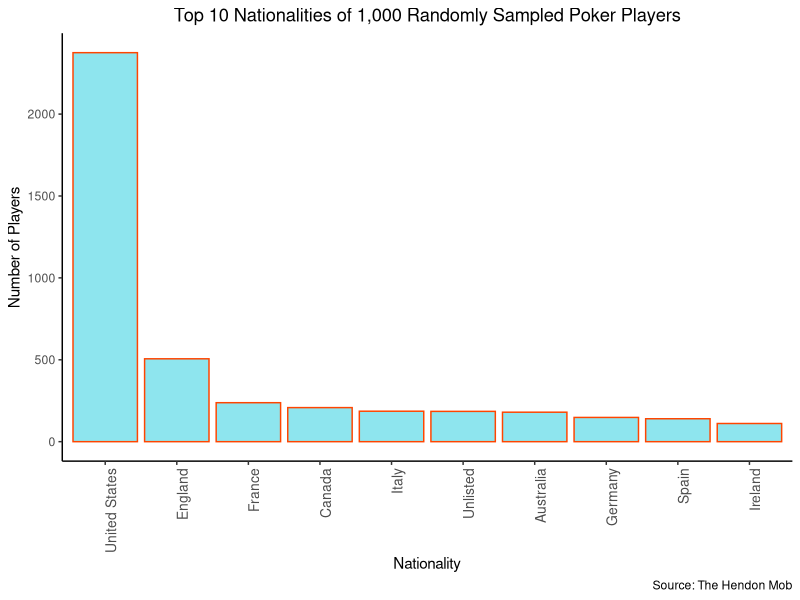
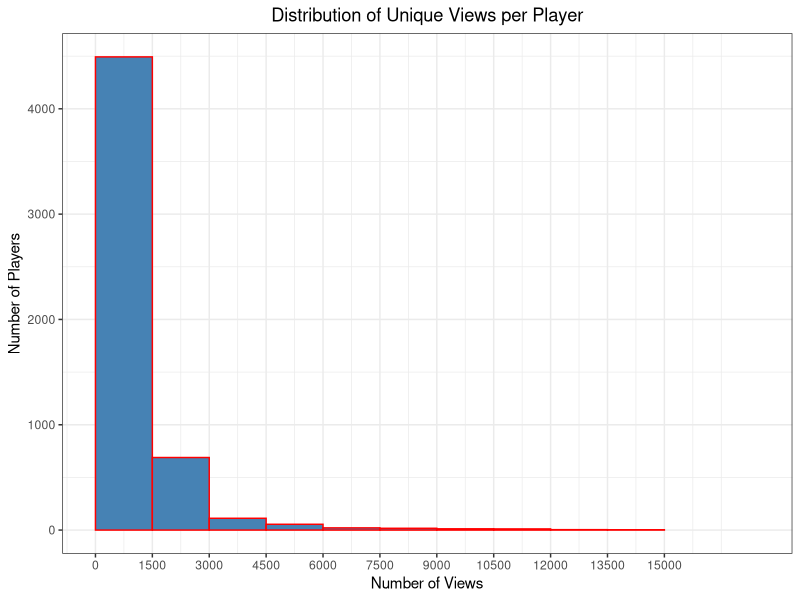
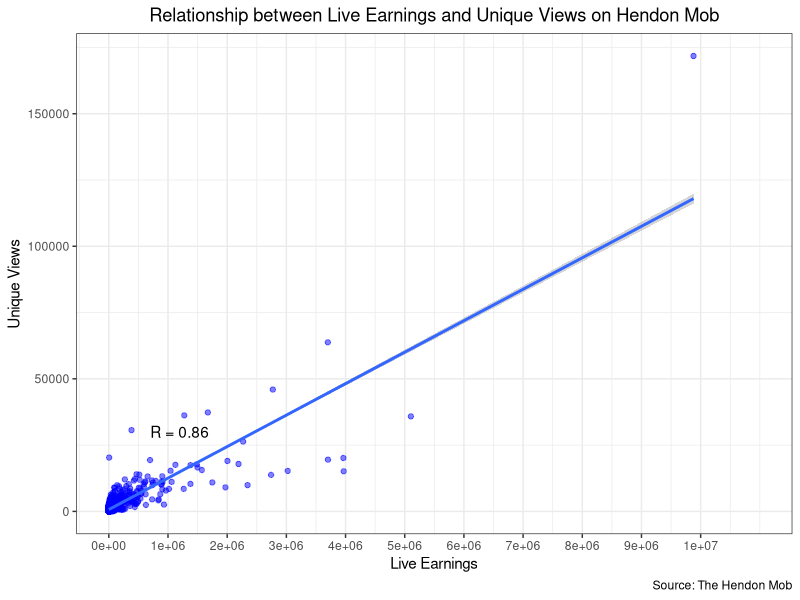
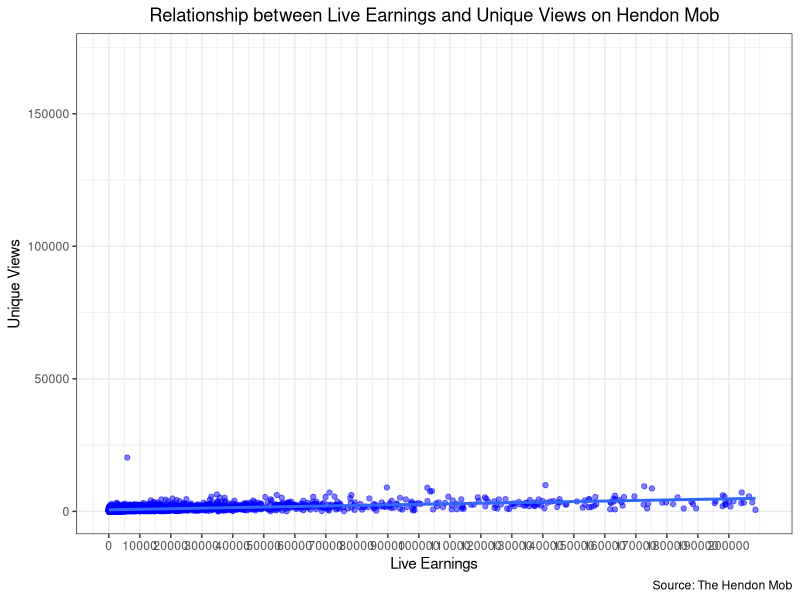
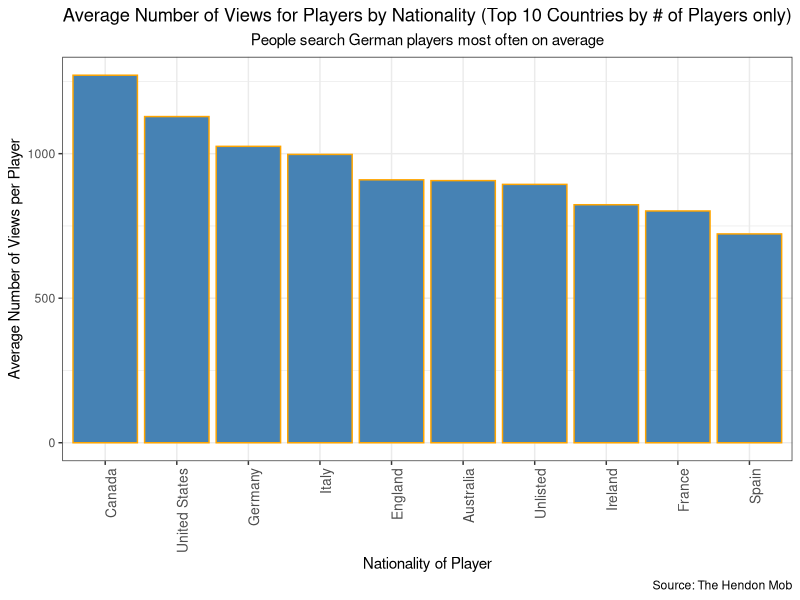
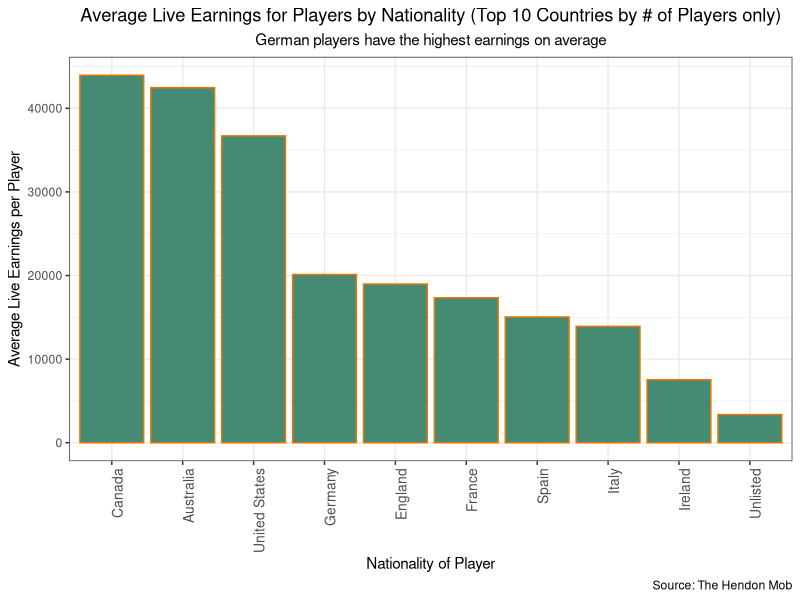
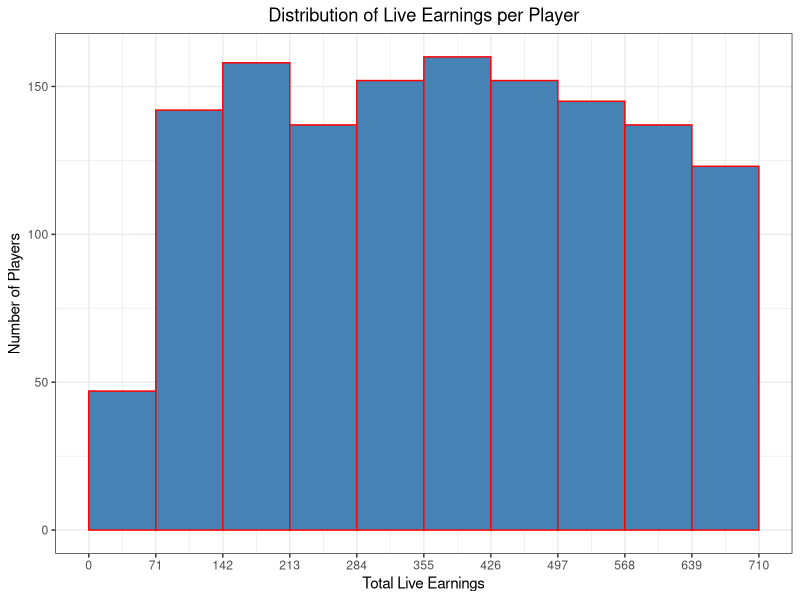
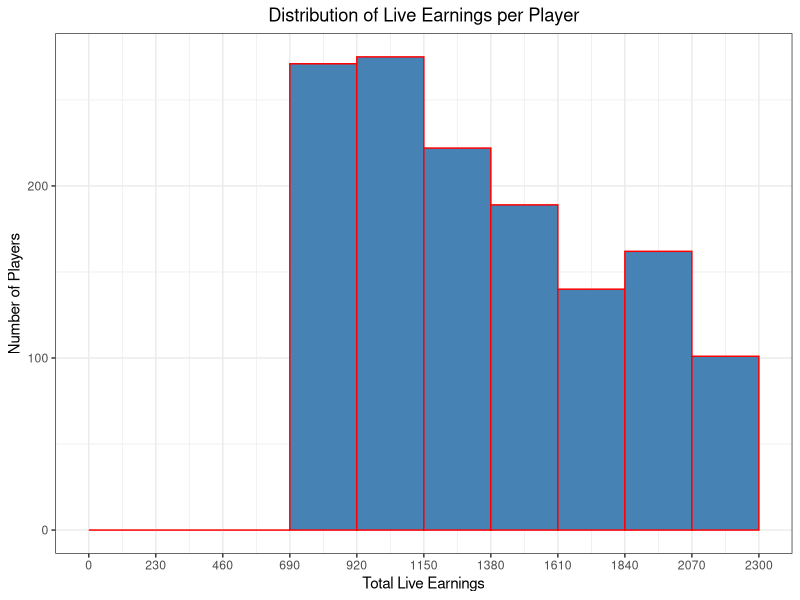

The R script that drew these images, in order: (Note: this script raises an error after producing the figures.)

# Data and Library Load ---------------------------------------------------

library(tidyverse)
library(lubridate)

#Distribution of countries in DB
#Distribution of total earnings
#Distribution of number of outliers
#Distribution of average time between cashes
#Distribution of time between outlier and next cash
#Buy-ins? (This is difficult with Hendon Mob)
#Cashes/year
#What can we say and what can we not say with Hendon Mob Data??

hendon_summaries_df <- read_csv("hendon_summaries.csv")

hendon_summaries_df <- hendon_summaries_df %>%
  mutate(new_name = case_when(is.na(name) == TRUE ~ nationality, is.na(name) == FALSE ~ name)) %>%
  mutate(new_nationality = case_when(is.na(name) == TRUE ~ "Unlisted", is.na(name) == FALSE ~ nationality)) %>%
  mutate(average_cash = round(sum_of_cashes/number_of_cashes, 2)) %>%
  mutate(average_placement = round(average_placement), 2) %>%
  mutate(average_buy_in = round(average_buy_in), 2) %>%
  mutate(last_date = as_date(last_date)) %>%
  mutate(first_date = as_date(first_date)) %>%
  mutate(years_played = round((last_date - first_date)/365.25,2)) %>%
  mutate(average_time_btwn_cash = round((last_date - first_date)/number_of_cashes), 2) %>%
  mutate(average_time_btwn_cash = as.numeric(average_time_btwn_cash)) %>%
  mutate(binks_proportion = round(number_of_binks/number_of_cashes * 100, 2)) %>%
  select(name = new_name, nationality = new_nationality, average_buy_in, 
         number_of_cashes, sum_of_cashes, average_cash, average_placement, number_of_binks,
         binks_proportion, number_of_countries_cashed, first_date, last_date, years_played, 
         average_time_btwn_cash, unique_views) %>%
  arrange(desc(sum_of_cashes)) %>%
  mutate(quantile = ntile(sum_of_cashes, 4)) 

#average time between cash interpreted as "he has a cash once every X days on average"

first_hendon_mob_quantile <- hendon_summaries_df %>%
  filter(quantile == 1)

second_hendon_mob_quantile <- hendon_summaries_df %>%
  filter(quantile == 2)

third_hendon_mob_quantile <- hendon_summaries_df %>%
  filter(quantile == 3)

fourth_hendon_mob_quantile <- hendon_summaries_df %>%
  filter(quantile == 4)



# Nationalities in the dataset --------------------------------------------


nationality_summary <- hendon_summaries_df %>%
  group_by(nationality) %>%
  summarise(number = n()) %>%
  arrange(desc(number)) %>%
  top_n(10, number)

top_nationality_plot <- ggplot(data=nationality_summary, aes(x=reorder(nationality, -number), y = number))

top_nationality_plot + geom_bar(stat = "identity", fill = "cadetblue2", col = "orangered1" ) + 
  labs(x = "Nationality", y = "Number of Players", 
       title = "Top 10 Nationalities of 1,000 Randomly Sampled Poker Players", caption = "Source: The Hendon Mob") +
  theme_classic() + 
  theme(plot.title = element_text(hjust = 0.5)) + 
  theme(axis.text.x = element_text(angle=90, hjust=1, size = 10)) 



# Distribution of unique views --------------------------------------------

range(hendon_summaries_df$unique_views)

unique_views_plot <- ggplot(hendon_summaries_df, aes(unique_views))

unique_views_plot + 
  theme_bw() + 
  geom_histogram(breaks=seq(0, 15000, by=1500), col="red", fill="steelblue", alpha = 1) + 
  scale_x_continuous(breaks = seq(0,15000, by = 1500), limits = c(0,17500)) + 
  labs(x = "Number of Views", y = "Number of Players", title = "Distribution of Unique Views per Player") + 
  theme(plot.title = element_text(hjust = 0.5))



# Relationship between views and cashes -----------------------------------

range(hendon_summaries_df$sum_of_cashes)

cor(hendon_summaries_df$sum_of_cashes, hendon_summaries_df$unique_views, method = "pearson") 

cashes_and_views_plot <- ggplot(hendon_summaries_df, aes(x = sum_of_cashes, y = unique_views))

cashes_and_views_plot + 
  theme_bw() +
  geom_point(col = "blue", alpha = .5) +
  scale_x_continuous(breaks = seq(0,10000000, by = 1000000), limits = c(0,11000000)) +
  labs(x = "Live Earnings", y = "Unique Views", title = "Relationship between Live Earnings and Unique Views on Hendon Mob", caption = "Source: The Hendon Mob") + 
  theme(plot.title = element_text(hjust = 0.5)) +
  geom_smooth(method = "lm") +
  annotate("text", x = 1200000, y = 30000, label = "R = 0.86")


cashes_and_views_plot + 
  theme_bw() +
  geom_point(col = "blue", alpha = .5) +
  scale_x_continuous(breaks = seq(0,200000, by = 10000), limits = c(0,210000)) +
  labs(x = "Live Earnings", y = "Unique Views", title = "Relationship between Live Earnings and Unique Views on Hendon Mob", caption = "Source: The Hendon Mob") + 
  theme(plot.title = element_text(hjust = 0.5)) +
  geom_smooth(method = "lm")

 
#slope of line gets smaller as we reduce live earnings. Unique views increase more as you increase live earnings,
#somewhat exponential growth.


# Unique views per country ------------------------------------------------


unique_views_country_summary <- hendon_summaries_df %>%
  group_by(nationality) %>%
  summarise(average_unique_views = mean(unique_views), number_of_players = n())


unique_views_country_summary_top_10 <- unique_views_country_summary %>%
  top_n(10, number_of_players)

#average unique views for top 10 countries by number_of_players

average_unique_views_plot <- ggplot(data = unique_views_country_summary_top_10 , aes(x=reorder(nationality, - average_unique_views), y = average_unique_views))

average_unique_views_plot + geom_bar(stat = "identity", fill = "steelblue", col = "orange") + 
  labs(x = "Nationality of Player", y = "Average Number of Views per Player", 
       title = "Average Number of Views for Players by Nationality (Top 10 Countries by # of Players only)", subtitle = "People search German players most often on average", caption = "Source: The Hendon Mob") +
  theme_bw() + 
  theme(plot.title = element_text(hjust = 0.5)) + 
  theme(plot.subtitle = element_text(hjust = 0.5)) +
  theme(axis.text.x = element_text(angle=90, hjust=1, size = 10)) 



# Average Total Earnings per Country among Players ------------------------


live_earnings_country_summary <- hendon_summaries_df %>%
  group_by(nationality) %>%
  summarise(average_live_earnings = mean(sum_of_cashes), number_of_players = n())


live_earnings_country_summary_top_10 <- live_earnings_country_summary %>%
  top_n(10, number_of_players)

#average unique views for top 10 countries by number_of_players

average_live_earnings_plot <- ggplot(data = live_earnings_country_summary_top_10 , aes(x=reorder(nationality, - average_live_earnings), y = average_live_earnings))

average_live_earnings_plot + geom_bar(stat = "identity", fill = "aquamarine4", col = "darkorange2") + 
  labs(x = "Nationality of Player", y = "Average Live Earnings per Player", 
       title = "Average Live Earnings for Players by Nationality (Top 10 Countries by # of Players only)", subtitle = "German players have the highest earnings on average", caption = "Source: The Hendon Mob") +
  theme_bw() + 
  theme(plot.title = element_text(hjust = 0.5)) + 
  theme(plot.subtitle = element_text(hjust = 0.5)) +
  theme(axis.text.x = element_text(angle=90, hjust=1, size = 10)) 



# Notes and possible analyses ---------------------------------------------

#Ideas: 

#1: Try to tell the story of what happens to players after a big score.
#What is a big score? How many players experience a big score? What happens afterwards?
#How many players follow the big score up with another big score? 
#How many go on a huge drought?
#Metrics needed: Definition of big score, usage of cashes summary in computation of this


#2 Try to find what makes a player famous. Regression models for "unique views" including random forests, 
#other machine learning decision tree models

#x variables: live earnings, country, number of cashes, average placement, years played
#y variable unique views


#3 Look at distribution of sample of Hendon Mob players, turn it into a Markdown/Shiny project
#and post on Github as creation of portfolio

#Note ~ 600,000 players on hendon mob

#1% sample is 6,000

#Things to look at - 

#Distribution of countries in DB
#Distribution of total earnings
#Distribution of number of outliers
#Distribution of average time between cashes
#Distribution of time between outlier and next cash
#Disribution in amount of countries cashed in
#Buy-ins? (This is difficult with Hendon Mob)
#Cashes/year
#What can we say and what can we not say with Hendon Mob Data??


#Separate into groups
#High, medium, low cashes
#What do these populations look like with the parameters above?
#Are there different average stories for each population?
#Nature of differences between groups?

#We are defining bink as any score more than 100x average buy in


#Need a plan for analyses and how to present them in my markdown

#Probably something about the entire population about the specific differences 
#between quartiles - how do these categories/players differ

#Rmarkdown - no code just graphs/text

#Entire Population
#How many players total?
#How many players in this sample?
#Average Earnings?
#Distribution of earnings?
#Distribution of countries in the sample?
#Average earnings per country?
#Average number of years played in the sample?
#Average number of cashes?
#Average buy-in?/Average buy-in distribution

#Between Quartiles
#Average earnings diffserences/distributional differences - Interpretation
#Countries cashed differences
#Average buy-in differences
#Average amount of time played?
#Average binks/cash? (do high stakes players just get lucky to get there?)
#Average amount of countries played in?
#Average time between cash? (who plays more often?)


#Summary section about differences


#


# Distribution of total earnings ------------------------------------------

display_dist_tot_earnings <- function(hendon_summaries){ 
  
  max_cash <- signif(max(hendon_summaries$sum_of_cashes), 2)
  
  total_earnings_plot <- ggplot(data = hendon_summaries, aes(sum_of_cashes))
  
  total_earnings_plot + 
    theme_bw() + 
    geom_histogram(breaks=seq(0, max_cash, by=max_cash/10), col="red", fill="steelblue", alpha = 1) + 
    scale_x_continuous(breaks = seq(0,max_cash, by = max_cash/10), limits = c(0,max_cash)) + 
    labs(x = "Total Live Earnings", y = "Number of Players", title = "Distribution of Live Earnings per Player") + 
    theme(plot.title = element_text(hjust = 0.5))
  
  
}

display_dist_tot_earnings(first_hendon_mob_quantile)
display_dist_tot_earnings(second_hendon_mob_quantile)
display_dist_tot_earnings(third_hendon_mob_quantile)
display_dist_tot_earnings(fourth_hendon_mob_quantile)

#Conclusion - live earnings are more and more right skewed in higher quartiles of players


# Distribution of Amount of Countries Cashed in ---------------------------

display_dist_countries_cashed <- function(hendon_summaries){
  
  max_countries_cashed <- max(hendon_summaries$number_of_countries_cashed)
  
  countries_cashed_plot <- ggplot(data = hendon_summaries, aes(number_of_countries_cashed))
  
  
  countries_cashed_plot + 
    theme_bw() + 
    geom_histogram(breaks=seq(0, max_countries_cashed + 2, by=2), col="red", fill="steelblue", alpha = 1) + 
    scale_x_continuous(breaks = seq(0,max_countries_cashed + 2, by = 2), limits = c(0,max_countries_cashed + 1)) + 
    labs(x = "Number of Countries Cashed", y = "Number of Players", 
         title = "Distribution of Number of Countries Cashed") + 
    theme(plot.title = element_text(hjust = 0.5))
  
  
}

display_dist_countries_cashed(hendon_summaries_df)
display_dist_countries_cashed(first_hendon_mob_quantile)
display_dist_countries_cashed(second_hendon_mob_quantile)
display_dist_countries_cashed(third_hendon_mob_quantile)
display_dist_countries_cashed(fourth_hendon_mob_quantile)


earnings_and_countries_plot <- ggplot(hendon_summaries_df, aes(x = sum_of_cashes, y = number_of_countries_cashed))

earnings_and_countries_plot  + 
  theme_bw() +
  geom_point(col = "blue", alpha = .5) +
  scale_x_continuous(breaks = seq(0,10000000, by = 1000000), limits = c(0,11000000)) +
  labs(x = "Live Earnings", y = "Countries Cashed", title = "Relationship between Live Earnings and Countries Cashed on Hendon Mob", caption = "Source: The Hendon Mob") + 
  theme(plot.title = element_text(hjust = 0.5)) +
  geom_smooth(method = "lm") 


# Average Time between Cashes Distribution --------------------------------


display_dist_time_btwn_cashes <- function(hendon_summaries){ 
  
  hendon_summaries <- hendon_summaries %>%
    filter(number_of_cashes > 1)
  
  time_cashes_plot <- ggplot(data = hendon_summaries, aes(average_time_btwn_cash))
  
  max_time <- signif(max(hendon_summaries$average_time_btwn_cash), 2)
  
  time_cashes_plot + 
    theme_bw() + 
    geom_histogram(breaks=seq(0, max_time, by=max_time/10), col="red", fill="steelblue", alpha = 1) + 
    scale_x_continuous(breaks = seq(0,max_time, by = max_time/10), limits = c(0,max_time)) + 
    labs(x = "Time between Cashes (days)", y = "Number of Players", title = "Distribution of Days Between Cashes") + 
    theme(plot.title = element_text(hjust = 0.5))
  
  
}

display_dist_time_btwn_cashes(hendon_summaries_df)
display_dist_time_btwn_cashes(first_hendon_mob_quantile)
display_dist_time_btwn_cashes(second_hendon_mob_quantile)
display_dist_time_btwn_cashes(third_hendon_mob_quantile)
display_dist_time_btwn_cashes(fourth_hendon_mob_quantile)

#people with more cashes play more often?

#average time for each quartile -


hendon_summaries_more_one_cash <- hendon_summaries_df %>%
  filter(number_of_cashes > 1)

hendon_summaries_average_time_between <- mean(hendon_summaries_more_one_cash$average_time_btwn_cash)

first_hendon_mob_quantile_more_one_cash <- first_hendon_mob_quantile %>%
  filter(number_of_cashes > 1)

first_hendon_mob_quantile_average_time_between <- mean(first_hendon_mob_quantile$average_time_btwn_cash)

second_hendon_mob_quantile_more_one_cash <- second_hendon_mob_quantile_df %>%
  filter(number_of_cashes > 1)

second_hendon_mob_quantile_average_time_between <- mean(second_hendon_mob_quantile$average_time_btwn_cash)

third_hendon_mob_quantile_more_one_cash <- third_hendon_mob_quantile_df %>%
  filter(number_of_cashes > 1)

third_hendon_mob_quantile_quantile_average_time_between <- mean(third_hendon_mob_quantile$average_time_btwn_cash)

fourth_hendon_mob_quantile_more_one_cash <- fourth_hendon_mob_quantile_df %>%
  filter(number_of_cashes > 1)

fourth_hendon_mob_quantile_average_time_between <- mean(fourth_hendon_mob_quantile$average_time_btwn_cash)

time_between_vec <- c(first_hendon_mob_quantile_average_time_between, second_hendon_mob_quantile_average_time_between,
                      third_hendon_mob_quantile_quantile_average_time_between, fourth_hendon_mob_quantile_average_time_between)

time_between_df <- tibble(quartile = seq(1:4), average_time = time_between_vec)

time_between_plot <- ggplot(time_between_df, aes(quartile, average_time))

time_between_plot +
  theme_bw() +
  geom_bar(stat = "identity", col = "red", fill = "steelblue") +
  labs(x = "Quartile", y = "Average Time Between Cashes (days)", title = "Average Time Between Cashes", caption = "Source: The Hendon Mob") + 
  theme(plot.title = element_text(hjust = 0.5)) 

#People with more cashes have longer between them

# Testing -----------------------------------------------------------------

max_time <- max(hendon_summaries_df$average_time_btwn_cash)
